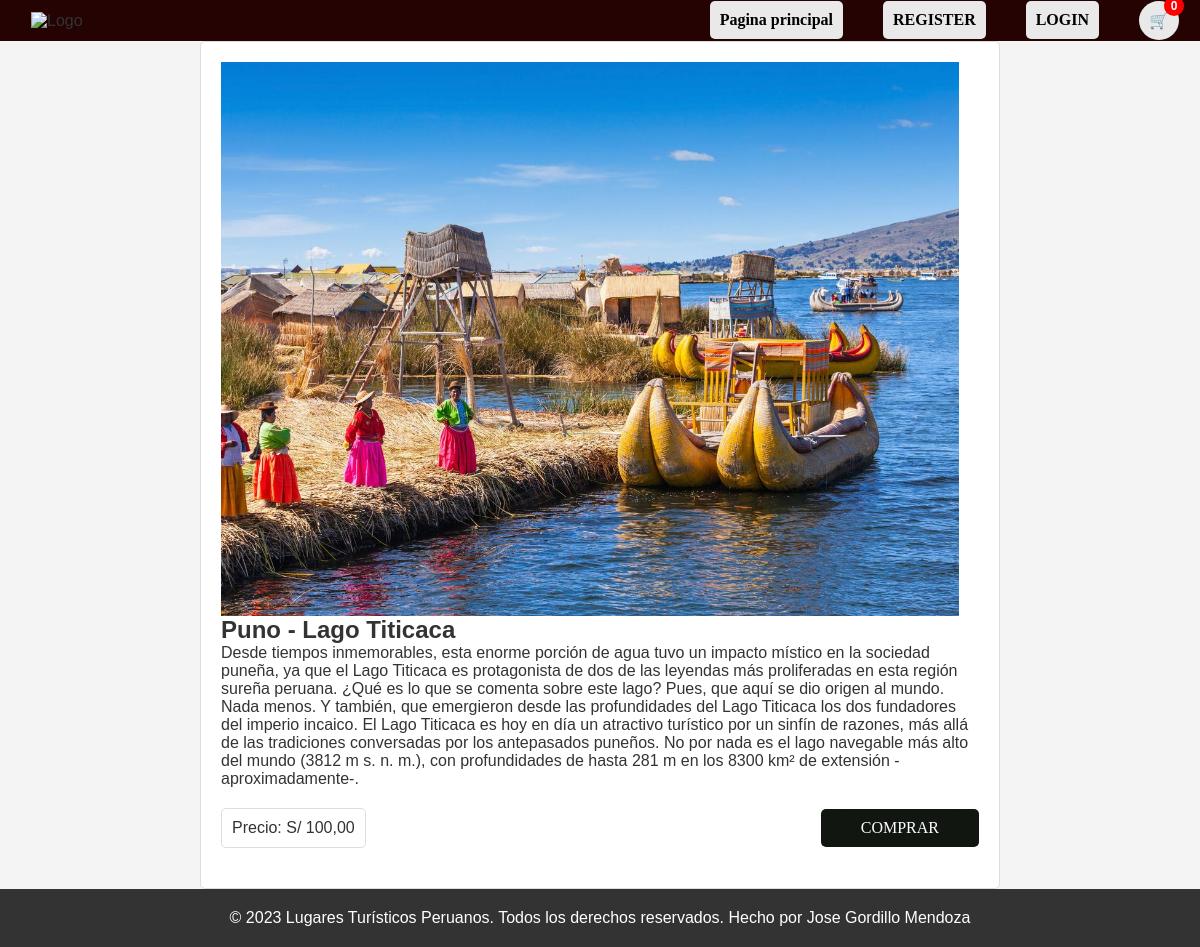
The page /destino/2/ on the database its author committed.
### destinos/models.py (models this page shows, shortened)
class DestinosTuristicos(models.Model):
    nombreCiudad = models.CharField(max_length=100)
    descripcionCiudad = models.TextField()
    imagenCiudad = models.ImageField(upload_to='imagenes/')
    precioTour = models.DecimalField(max_digits=8, decimal_places=2)
    ofertaTour = models.BooleanField(default=False)

### destinos/views.py (the view)
# urls.py: path('destino/<int:destino_id>/', views.detalle_destino, name='detalle_destino'),
def detalle_destino(request, destino_id):
    destino = get_object_or_404(DestinosTuristicos, pk=destino_id)
    return render(request, 'detalle_destino.html', {'destino': destino})

### templates/detalle_destino.html (shortened to what this page needs)
{% extends 'destinos_turisticos.html' %}
{% load static %}
{% block content %}
<div class="centered-container">
    <div class="detalle-destino">
        <div class="imagen">
            <img src="{{ destino.imagenCiudad.url }}" alt="{{ destino.nombreCiudad }}" class="imagen-ciudad">
        </div>
        <div class="descripcion-precio">
            <div class="descripcion">
                <h2>{{ destino.nombreCiudad }}</h2>
                <p>{{ destino.descripcionCiudad }}</p>
            </div>
            <div class="precio-oferta">
                <div class="precio">
                    <p>Precio: S/ {{ destino.precioTour }}</p>
                </div>
                <div class="comprar-btn">
                    <a href="http://127.0.0.1:8000/cuenta/login" class="comprar-btn">COMPRAR</a>
                </div>
            </div>
        </div>
    </div>
</div>
{% endblock %}

### templates/destinos_turisticos.html (shortened to what this page needs)
{% load static %}
{% static "images" as baseUrl %}
<!DOCTYPE html>
<html lang="es">
<head>
    <link rel="stylesheet" href="{% static 'style.css' %}">
</head>
<body>
    <header>
        <div class="logo">
            <img src="https://peruniquedestination.com/wp-content/uploads/2018/09/logo-blanco.png" alt="Logo">
        </div>
        <nav>
            <ul>
                <li><a href="http://127.0.0.1:8000/" class="sub">Pagina principal</a></li>
                {% if user.is_authenticated %}
                    <li class="sub welcome-message">Bienvenido, <span>{{user.first_name}}</span></li>
                    <li><a href="cuenta/logout" class="sub">Salir</a></li>
                {% else %}
                    <li><a href="http://127.0.0.1:8000/cuenta/register" class="sub">REGISTER</a></li>
                    <li><a href="http://127.0.0.1:8000/cuenta/login" class="sub">LOGIN</a></li>
                {% endif %}
                <li><a href="#" class="carrito" data-counter="0">&#128722;</a></li>
            </ul>
        </nav>
    </header>
    {% block content %}{% endblock %}
    <footer>
        <p>© 2023 Lugares Turísticos Peruanos. Todos los derechos reservados. Hecho por Jose Gordillo Mendoza</p>
    </footer>
</body>
</html>

### static/style.css (style rules this page uses)
* { margin: 0; padding: 0; box-sizing: border-box; font-family: Arial, Helvetica, sans-serif; }
body { font-family: Impact; background-color: #f2f2f2; color: #333; }
header { background-color: #260303; padding: 1px; display: flex; align-items: center; justify-content: space-between; }
.logo img { max-width: 110px; height: auto; margin-right: 30px; margin-left: 30px; }
nav ul { display: flex; list-style-type: none; margin: 20px; padding: 10px; }
nav ul li { margin-left: 20px; }
.sub { font-weight: bold; font-family: Arial Black; display: inline-block; padding: 10px; background-color: #e9e9e9; border-radius: 5px; text-decoration: none; color: #000000; transition: 0.5s; }
.carrito { position: relative; display: inline-block; padding: 10px; background-color: #e9e9e9; border-radius: 50%; text-decoration: none; color: #333; transition: background-color 0.3s ease; }
.carrito::after { content: attr(data-counter); position: absolute; top: -5px; right: -5px; display: flex; align-items: center; justify-content: center; width: 20px; height: 20px; background-color: #ff0000; color: #fff; font-size: 12px; font-weight: bold; border-radius: 50%; }
footer { background-color: #333; color: #fff; padding: 20px; text-align: center; }
nav ul { list-style-type: none; margin: 0; padding: 0; display: flex; }
nav ul li { margin-right: 20px; }
nav ul li a { text-decoration: none; color: #000000; font-weight: bold; }
body { background-color: #f4f4f4; }
.detalle-destino { background-color: #ffffff; border: 1px solid #dddddd; border-radius: 5px; padding: 20px; margin: 0 auto; max-width: 800px; }
.imagen { flex: 1; margin-right: 20px; display: flex; justify-content: center; align-items: center; }
.imagen img { max-width: 100%; max-height: 100%; }
.descripcion-precio { flex: 2; display: flex; flex-direction: column; }
.descripcion { margin-bottom: 20px; }
.precio-oferta { font-family: Arial Black; display: flex; justify-content: space-between; align-items: center; margin-bottom: 20px; }
.precio { font-family: Arial Black; background-color: #ffffff; border: 1px solid #dddddd; border-radius: 5px; padding: 10px; }
.comprar-btn { font-family: Arial Black; padding: 10px 20px; background-color: #111611; color: #ffffff; text-decoration: none; border-radius: 5px; transition: 0.4s; }

### rows shown on the page
DestinosTuristicos: imagenCiudad (picture), nombreCiudad "Puno - Lago Titicaca", descripcionCiudad "Desde tiempos inmemorables, esta enorme porción de agua tuvo un impacto místico en la sociedad puneña, ya que el Lago Titicaca es protagonista de dos de las leyendas más proliferadas en esta región sureña peruana. ¿Qué es lo que se comenta sobre este lago? Pues, que aquí se dio origen al mundo. Nada menos. Y también, que emergieron desde las profundidades del Lago Titicaca los dos fundadores del imperio incaico. El Lago Titicaca es hoy en día un atractivo turístico por un sinfín de razones, más allá de las tradiciones conversadas por los antepasados puneños. No por nada es el lago navegable más alto del mundo (3812 m s. n. m.), con profundidades de hasta 281 m en los 8300 km² de extensión…", precioTour "100,00"
